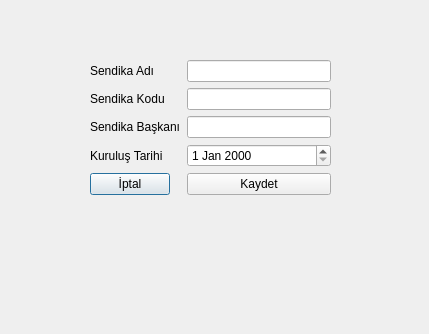
<?xml version="1.0" encoding="UTF-8"?>
<ui version="4.0">
 <class>Dialog</class>
 <widget class="QDialog" name="Dialog">
  <property name="geometry">
   <rect>
    <x>0</x>
    <y>0</y>
    <width>429</width>
    <height>334</height>
   </rect>
  </property>
  <property name="windowTitle">
   <string>Sendika Ekle</string>
  </property>
  <widget class="QWidget" name="formLayoutWidget">
   <property name="geometry">
    <rect>
     <x>60</x>
     <y>60</y>
     <width>271</width>
     <height>214</height>
    </rect>
   </property>
   <layout class="QFormLayout" name="formLayout">
    <property name="leftMargin">
     <number>30</number>
    </property>
    <item row="0" column="0">
     <widget class="QLabel" name="label">
      <property name="text">
       <string>Sendika Adı</string>
      </property>
     </widget>
    </item>
    <item row="0" column="1">
     <widget class="QLineEdit" name="sendikaAdiLineEdit"/>
    </item>
    <item row="2" column="0">
     <widget class="QLabel" name="label_2">
      <property name="text">
       <string>Sendika Kodu</string>
      </property>
     </widget>
    </item>
    <item row="2" column="1">
     <widget class="QLineEdit" name="sendikaKoduLineEdit"/>
    </item>
    <item row="4" column="0">
     <widget class="QLabel" name="label_3">
      <property name="text">
       <string>Sendika Başkanı</string>
      </property>
     </widget>
    </item>
    <item row="4" column="1">
     <widget class="QLineEdit" name="sendikaBaskaniLineEdit"/>
    </item>
    <item row="6" column="0">
     <widget class="QLabel" name="label_4">
      <property name="text">
       <string>Kuruluş Tarihi</string>
      </property>
     </widget>
    </item>
    <item row="6" column="1">
     <widget class="QDateEdit" name="kurulusTarihiDateEdit"/>
    </item>
    <item row="10" column="0">
     <widget class="QPushButton" name="iptalButton">
      <property name="text">
       <string>İptal</string>
      </property>
     </widget>
    </item>
    <item row="10" column="1">
     <widget class="QPushButton" name="kaydetButton">
      <property name="text">
       <string>Kaydet</string>
      </property>
     </widget>
    </item>
   </layout>
  </widget>
 </widget>
 <resources/>
 <connections/>
</ui>
